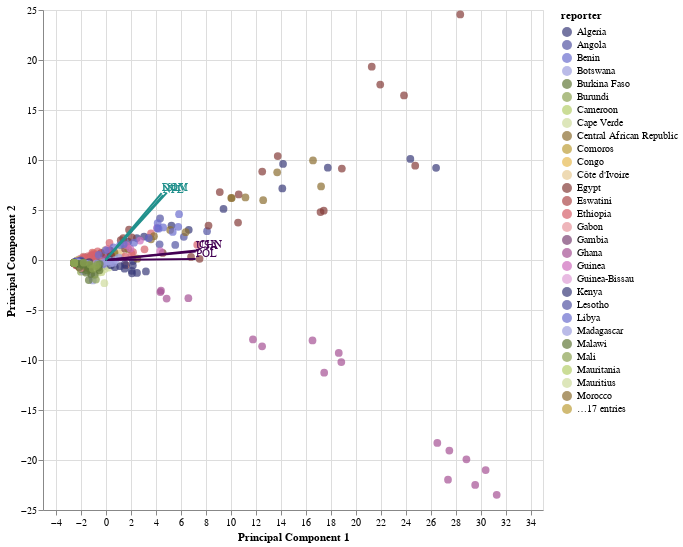

The notebook cell saved with this chart:
### Code cell
biplot_PCA(partner_features, 10, 1, 2, show_loadings=True)

### Figure 1 — Vega-Lite specification as saved in the notebook (floating-point values rounded to 4 significant figures; data arrays with more than 128 entries replaced by an {"elided": "..."} marker saying what was removed)
{"config": {"view": {"continuousWidth": 400, "continuousHeight": 300}}, "layer": [{"data": {"name": "data-fa52167a350e5853cf9390e5920c6845"}, "mark": {"type": "circle", "size": 60}, "encoding": {"color": {"type": "nominal", "field": "reporter", "legend": {"orient": "right"}, "scale": {"scheme": "category20b"}}, "tooltip": [{"type": "nominal", "field": "reporter"}, {"type": "nominal", "field": "year"}, {"type": "nominal", "field": "Income group (World Bank)"}, {"type": "nominal", "field": "Country status (UN)"}], "x": {"type": "quantitative", "axis": {"title": "Principal Component 1"}, "field": "PC1"}, "y": {"type": "quantitative", "axis": {"title": "Principal Component 2"}, "field": "PC2"}}, "selection": {"selector007": {"type": "interval", "bind": "scales", "encodings": ["x", "y"]}}}, {"data": {"name": "data-c95e87c4cf7d30fbc09929476445f9bd"}, "mark": {"type": "line", "color": "#440154FF"}, "encoding": {"detail": {"type": "nominal", "field": "index"}, "x": {"type": "quantitative", "field": "PC1"}, "y": {"type": "quantitative", "field": "PC2"}}, "height": 500, "width": 500}, {"data": {"name": "data-06a59acc772e4d57320cf6770dfb1b0f"}, "mark": {"type": "line", "color": "#21908CFF"}, "encoding": {"detail": {"type": "nominal", "field": "index"}, "x": {"type": "quantitative", "field": "PC1"}, "y": {"type": "quantitative", "field": "PC2"}}, "height": 500, "width": 500}, {"data": {"name": "data-b92676f4132833a140dc0f4197f76abc"}, "mark": {"type": "text", "align": "left", "baseline": "bottom", "color": "#440154FF"}, "encoding": {"text": {"type": "nominal", "field": "index"}, "x": {"type": "quantitative", "field": "PC1"}, "y": {"type": "quantitative", "field": "PC2"}}}, {"data": {"name": "data-31f0fa90d63e24f40920f55dfc0423cd"}, "mark": {"type": "text", "align": "left", "baseline": "bottom", "color": "#21908CFF"}, "encoding": {"text": {"type": "nominal", "field": "index"}, "x": {"type": "quantitative", "field": "PC1"}, "y": {"type": "quantitative", "field": "PC2"}}}], "$schema": "https://vega.github.io/schema/vega-lite/v4.8.1.json", "datasets": {"data-fa52167a350e5853cf9390e5920c6845": {"elided": "624 records"}, "data-c95e87c4cf7d30fbc09929476445f9bd": [{"index": "POL", "PC1": 7.209, "PC2": 0.08989}, {"index": "USA", "PC1": 7.212, "PC2": 0.8532}, {"index": "CHN", "PC1": 7.466, "PC2": 0.9849}, {"index": "POL", "PC1": 0.0, "PC2": 0.0}, {"index": "USA", "PC1": 0.0, "PC2": 0.0}, {"index": "CHN", "PC1": 0.0, "PC2": 0.0}], "data-06a59acc772e4d57320cf6770dfb1b0f": [{"index": "NPL", "PC1": 4.603, "PC2": 6.494}, {"index": "DOM", "PC1": 4.489, "PC2": 6.678}, {"index": "SLV", "PC1": 4.909, "PC2": 6.741}, {"index": "NPL", "PC1": 0.0, "PC2": 0.0}, {"index": "DOM", "PC1": 0.0, "PC2": 0.0}, {"index": "SLV", "PC1": 0.0, "PC2": 0.0}], "data-b92676f4132833a140dc0f4197f76abc": [{"index": "POL", "PC1": 7.209, "PC2": 0.08989}, {"index": "USA", "PC1": 7.212, "PC2": 0.8532}, {"index": "CHN", "PC1": 7.466, "PC2": 0.9849}], "data-31f0fa90d63e24f40920f55dfc0423cd": [{"index": "NPL", "PC1": 4.603, "PC2": 6.494}, {"index": "DOM", "PC1": 4.489, "PC2": 6.678}, {"index": "SLV", "PC1": 4.909, "PC2": 6.741}]}}
